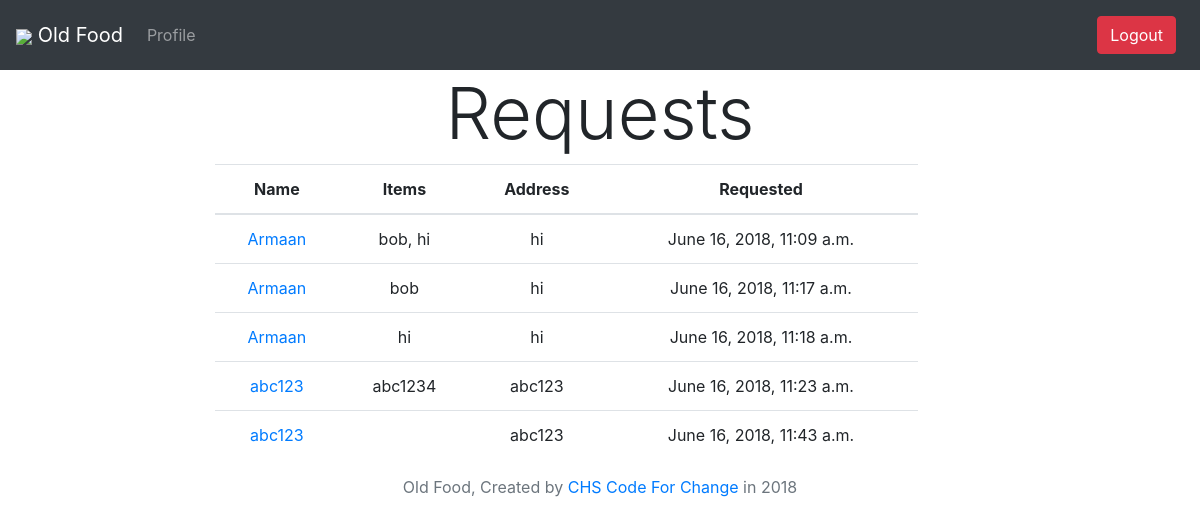
Screenshot of /volunteers/requests/ (signed in) with the database file from the repository.
### clients/models.py (models this page shows, shortened)
class PickupRequest(models.Model):
    user = models.ForeignKey(
        User,
        on_delete=models.CASCADE,
    )
    driver = models.ForeignKey(
        Volunteer,
        on_delete=models.CASCADE,
        null=True,
    )
    items = models.ManyToManyField(IndividualFoodItem, related_name="requestfooditems")
    date_created = models.DateTimeField()

class Client(models.Model):
    name = models.CharField(max_length=128)
    address = models.CharField(max_length=256)
    profile = models.OneToOneField(Profile, on_delete=models.CASCADE, default=None)
    cart = models.ManyToManyField(IndividualFoodItem, related_name="cart")
    objects = models.Manager()

### businesses/models.py (models this page shows, shortened)
class IndividualFoodItem(models.Model):
    item_class = models.ForeignKey(
        FoodItemClass,
        on_delete=models.CASCADE,
    )
    STATUS_CHOICES = (('1', 'Available',), ('2', 'Requested',), ('3', 'PickedUp'), ('4', 'Delivered'))
    status = models.CharField(max_length=50, choices=STATUS_CHOICES)

class FoodItemClass(models.Model):
    name = models.CharField(max_length=128)
    description = models.CharField(max_length=512)
    business = models.ForeignKey(
        Business,
        on_delete=models.CASCADE,
    )

### accounts/models.py (models this page shows, shortened)
class Profile(models.Model):
    user = models.OneToOneField(User, on_delete=models.CASCADE)
    objects = models.Manager()
    timezone = models.CharField(max_length=50, default='EST')
    team = models.ForeignKey(
        'self',
        models.CASCADE,
        null=True
    )
    bio = models.CharField(max_length=1000, default = "")
    CHOICES = (('1', 'Senior Citizen',), ('2', 'Volunteer Driver',), ('3', 'Restaraunt'))
    member_type = models.CharField(max_length=50, choices=CHOICES)
    permission = {}  # the key is the permission itself which can be a url or just a word for the permission the value is a list of orgainizations it can do this action for

### volunteers/views.py (the view)
def requests(request):
    if request.user.is_authenticated():
        pickuprequests = PickupRequest.objects.all()
        return render(request, 'volunteers/requests.html', {'requests': pickuprequests})
    else:
        return redirect('/login')

### resources/templates/volunteers/requests.html
{% extends "header.html" %}
{% block content %}
<h1 class="display-3">Requests </h1>
<div class="row">
  <div class="col-md-11">
    <div class="table-responsive">
      <table class="table table-hover">
        <tr>
          <th>Name</th>
          <th>Items</th>
          <th>Address</th>
          <th>Requested</th>
        </tr>
        <tbody>
          {% for request in requests %}
            <tr>
              <td><a href="/volunteers/request/{{request.id}}">{{request.user.first_name}}</a></td>
              <td>
                {% for item in request.items.all %}
                  {{item.item_class.name}}{% if not forloop.last %}, {% endif %}
                {% endfor %}
              </td>
              <td>{{request.user.profile.client.address}}</td>
              <td>{{request.date_created}}</td>
            </tr>
          {% endfor %}
        </tbody>
      </table>
    </div>
  </div>
</div>
{% endblock %}

### rows the page displays
PickupRequest: user.first_name "Armaan", user.profile.client.address "hi", date_created "June 16, 2018, 11:09 a.m."
IndividualFoodItem: item_class.name "bob"
IndividualFoodItem: item_class.name "hi"
PickupRequest: user.first_name "Armaan", user.profile.client.address "hi", date_created "June 16, 2018, 11:17 a.m."
PickupRequest: user.first_name "Armaan", user.profile.client.address "hi", date_created "June 16, 2018, 11:18 a.m."
PickupRequest: user.first_name "abc123", user.profile.client.address "abc123", date_created "June 16, 2018, 11:23 a.m."
IndividualFoodItem: item_class.name "abc1234"
PickupRequest: user.first_name "abc123", user.profile.client.address "abc123", date_created "June 16, 2018, 11:43 a.m."
